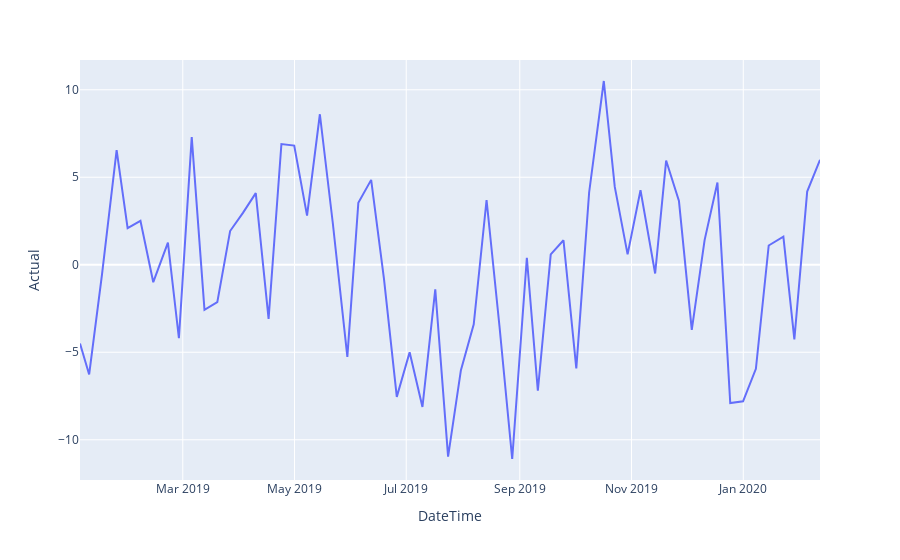

Source (notebook cell):
### Markdown cell above
### Aspectos estadísticos del indicador

Serie de tiempo del indicador Actual

### Code cell
v.linea(d.indice)
